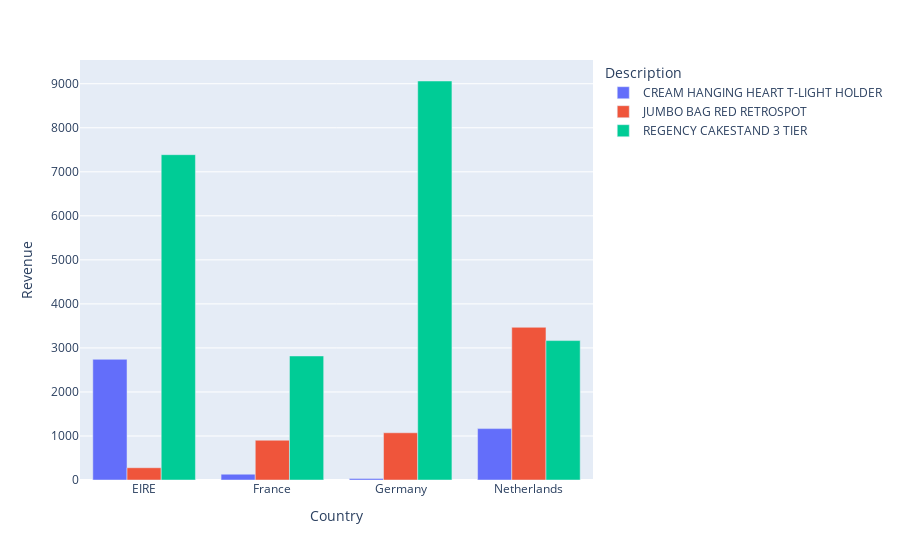

The notebook cell saved with this chart:
### Code cell
filtered = data[(data["Country"].isin(country_list)) & (data["Description"].isin(product_list))]

# Group by country
agg = filtered.groupby(["Country", "Description"], as_index=False).agg({
    "Revenue": "sum"
})

fig = px.bar(
    agg,          # your DataFrame
    x="Country",        # column for x-axis categories
    y="Revenue",        # column for bar heights
    color="Description",  # column to group bars side by side
    orientation="v",     
    barmode="group",     # ensures bars are side by side
)

fig.show()

### Figure 1 — Plotly figure (JSON) as saved in the notebook; plotly's stock layout.template omitted (floating-point values rounded to 4 significant figures)
{"data": [{"alignmentgroup": "True", "hovertemplate": "Description=CREAM HANGING HEART T-LIGHT HOLDER<br>Country=%{x}<br>Revenue=%{y}<extra></extra>", "legendgroup": "CREAM HANGING HEART T-LIGHT HOLDER", "marker": {"color": "#636efa", "pattern": {"shape": ""}}, "name": "CREAM HANGING HEART T-LIGHT HOLDER", "offsetgroup": "CREAM HANGING HEART T-LIGHT HOLDER", "orientation": "v", "showlegend": true, "textposition": "auto", "type": "bar", "x": ["EIRE", "France", "Germany", "Netherlands"], "xaxis": "x", "y": [2741.0, 131.8, 35.4, 1167.0], "yaxis": "y"}, {"alignmentgroup": "True", "hovertemplate": "Description=JUMBO BAG RED RETROSPOT<br>Country=%{x}<br>Revenue=%{y}<extra></extra>", "legendgroup": "JUMBO BAG RED RETROSPOT", "marker": {"color": "#EF553B", "pattern": {"shape": ""}}, "name": "JUMBO BAG RED RETROSPOT", "offsetgroup": "JUMBO BAG RED RETROSPOT", "orientation": "v", "showlegend": true, "textposition": "auto", "type": "bar", "x": ["EIRE", "France", "Germany", "Netherlands"], "xaxis": "x", "y": [278.7, 903.4, 1073.0, 3468.0], "yaxis": "y"}, {"alignmentgroup": "True", "hovertemplate": "Description=REGENCY CAKESTAND 3 TIER<br>Country=%{x}<br>Revenue=%{y}<extra></extra>", "legendgroup": "REGENCY CAKESTAND 3 TIER", "marker": {"color": "#00cc96", "pattern": {"shape": ""}}, "name": "REGENCY CAKESTAND 3 TIER", "offsetgroup": "REGENCY CAKESTAND 3 TIER", "orientation": "v", "showlegend": true, "textposition": "auto", "type": "bar", "x": ["EIRE", "France", "Germany", "Netherlands"], "xaxis": "x", "y": [7389.0, 2817.0, 9062.0, 3166.0], "yaxis": "y"}], "layout": {"barmode": "group", "legend": {"title": {"text": "Description"}, "tracegroupgap": 0}, "margin": {"t": 60}, "xaxis": {"anchor": "y", "domain": [0, 1], "title": {"text": "Country"}}, "yaxis": {"anchor": "x", "domain": [0, 1], "title": {"text": "Revenue"}}}}
